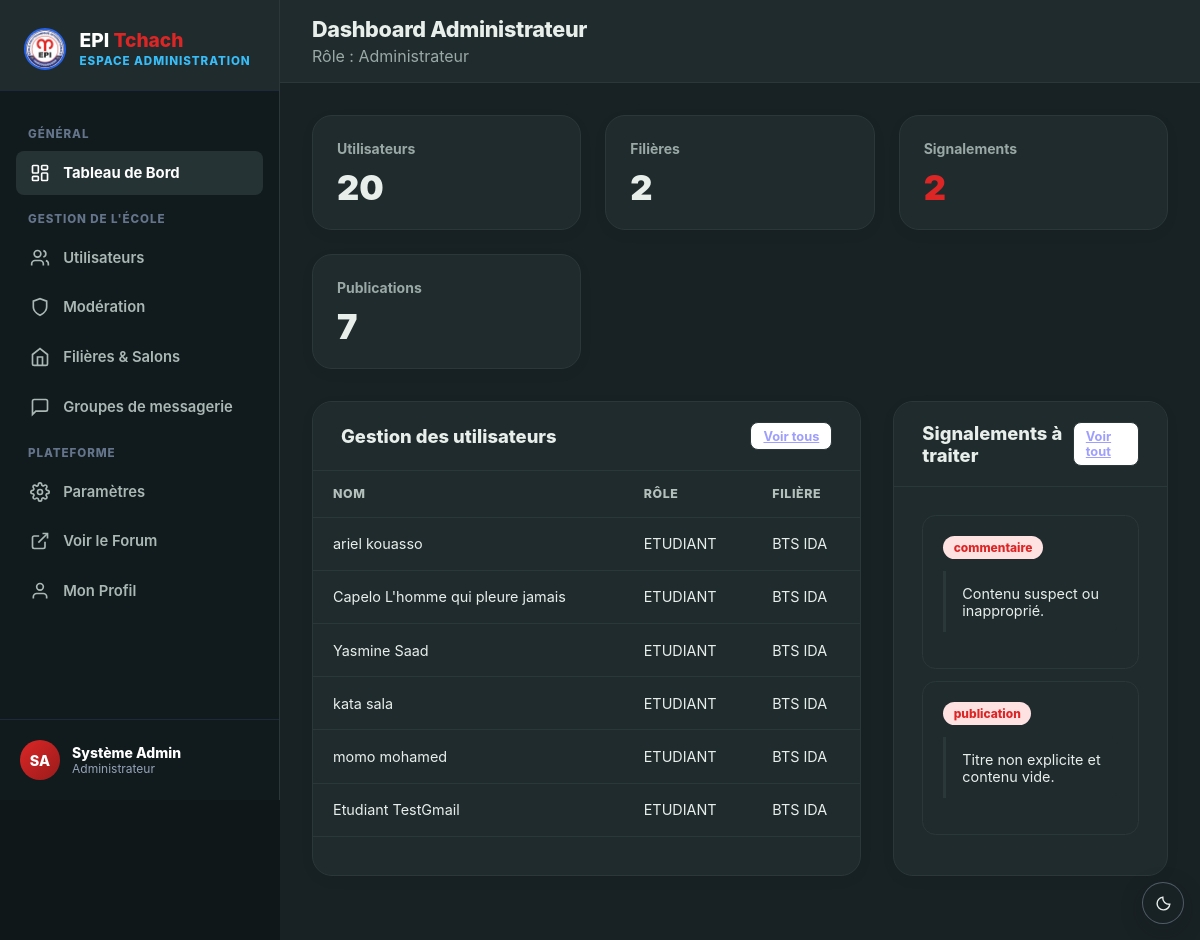
/dashboard (signed in), run on the app's committed database.
### tables this page shows
CREATE TABLE `utilisateurs` (
  `id` int unsigned NOT NULL AUTO_INCREMENT,
  `nom` varchar(100) NOT NULL,
  `prenom` varchar(100) NOT NULL,
  `email` varchar(150) NOT NULL,
  `mot_de_passe` varchar(255) NOT NULL,
  `avatar_url` varchar(255) DEFAULT NULL,
  `biographie` text,
  `filiere` varchar(150) DEFAULT NULL,
  `modules_enseignes` text,
  `role` enum('etudiant','professeur','administrateur') NOT NULL DEFAULT 'etudiant',
  `est_actif` tinyint(1) NOT NULL DEFAULT '1',
  `date_inscription` datetime NOT NULL DEFAULT CURRENT_TIMESTAMP,
  `derniere_connexion` datetime DEFAULT NULL,
  `derniere_activite` datetime DEFAULT NULL,
  `filiere_id` int unsigned DEFAULT NULL,
  PRIMARY KEY (`id`),
  UNIQUE KEY `email` (`email`),
  KEY `fk_utilisateurs_filiere` (`filiere_id`),
  KEY `idx_utilisateurs_derniere_activite` (`est_actif`,`derniere_activite`),
  CONSTRAINT `fk_utilisateurs_filiere` FOREIGN KEY (`filiere_id`) REFERENCES `filieres` (`id`) ON DELETE SET NULL
);

CREATE TABLE `signalements` (
  `id` int unsigned NOT NULL AUTO_INCREMENT,
  `auteur_id` int unsigned NOT NULL,
  `type_cible` enum('publication','commentaire') NOT NULL,
  `cible_id` int unsigned NOT NULL,
  `motif` text NOT NULL,
  `statut` enum('en_attente','traite','rejete') NOT NULL DEFAULT 'en_attente',
  `traite_par` int unsigned DEFAULT NULL,
  `date_signalement` datetime NOT NULL DEFAULT CURRENT_TIMESTAMP,
  `date_traitement` datetime DEFAULT NULL,
  PRIMARY KEY (`id`),
  KEY `auteur_id` (`auteur_id`),
  KEY `idx_signalements_statut` (`statut`),
  KEY `fk_signalements_traite_par` (`traite_par`),
  CONSTRAINT `fk_signalements_traite_par` FOREIGN KEY (`traite_par`) REFERENCES `utilisateurs` (`id`) ON DELETE SET NULL,
  CONSTRAINT `signalements_ibfk_1` FOREIGN KEY (`auteur_id`) REFERENCES `utilisateurs` (`id`) ON DELETE CASCADE,
  CONSTRAINT `signalements_ibfk_2` FOREIGN KEY (`traite_par`) REFERENCES `utilisateurs` (`id`) ON DELETE SET NULL
);

### app/Routing/Router.php (called while the page is built, shortened)
<?php
final class Router
{
    public function dispatch(string $path, string $method = 'GET'): void
    {
        $route = trim((string)(parse_url($path, PHP_URL_PATH) ?? ''), '/');
        $definition = $this->routes[$route] ?? null;
        $action = (string)$definition['method'];
        $handler = new $controller();
        $handler->{$action}();
    }
}

### index.php (called while the page is built, shortened)
<?php
require_once __DIR__ . '/app/Bootstrap.php';
$fullRoute = getRequestedRoute();
$routes = require ROOT_PATH . '/routes/web.php';
(new Router($routes))->dispatch(
    $fullRoute,
    (string)($_SERVER['REQUEST_METHOD'] ?? 'GET')
);
exit;

### app/Bootstrap.php (called while the page is built, shortened)
<?php
require_once ROOT_PATH . '/app/Routing/Router.php';
$scriptName = str_replace('\\', '/', $_SERVER['SCRIPT_NAME'] ?? '');
$scriptDir = rtrim(dirname($scriptName), '/\\');
$isPublicEntry = substr($scriptDir, -7) === '/public';
if ($isPublicEntry) {
    $projectBase = substr($scriptDir, 0, -7);
    $baseUrl = $scriptDir;
    $assetBase = $projectBase . '/public/assets';
} else {
    $projectBase = ($scriptDir === '' || $scriptDir === '.' || $scriptDir === '/') ? '' : $scriptDir;
    $baseUrl = $projectBase;
    $assetBase = ($projectBase !== '' ? $projectBase : '') . '/public/assets';
}
$base = $baseUrl;

### app/Models/Identity/User.php (called while the page is built, shortened)
<?php
class User {
    public function __construct(?PDO $pdo = null) {
        if ($pdo !== null) {
            $this->pdo = $pdo;
        } else {
            global $pdo;
            $this->pdo = $pdo;
        }
    }
}

### app/Models/Identity/Admin.php (called while the page is built, shortened)
<?php
if (defined('ROOT_PATH')) {
    require_once ROOT_PATH . '/app/Models/Identity/User.php';
} else {
    require_once __DIR__ . '/User.php';
    require_once __DIR__ . '/../Publications/Attachment.php';
    require_once __DIR__ . '/Avatar.php';
}
class Admin extends User {
    public function countUsersByRole(): array {
        $stmt = $this->pdo->query("
            SELECT role, COUNT(*) as total
            FROM utilisateurs
            GROUP BY role
        ");
        $counts = [
            'etudiant'       => 0,
            'delegue'        => 0,
            'professeur'     => 0,
            'administrateur' => 0,
            'total'          => 0
        ];
        if ($stmt) {
            while ($row = $stmt->fetch()) {
                $counts[$row['role']] = (int) $row['total'];
                $counts['total'] += (int) $row['total'];
            }
        }
        $delegueCountStmt = $this->pdo->query("
            SELECT COUNT(DISTINCT utilisateur_id) FROM appartenance_zones
            WHERE role_dans_zone IN ('delegue_de_classe', 'delegue_general')
        ");
        $delegueCount = $delegueCountStmt ? (int)$delegueCountStmt->fetchColumn() : 0;
        $counts['delegue'] = $delegueCount;
        $counts['etudiant'] = max(0, ($counts['etudiant'] ?? 0) - $delegueCount);
        return $counts;
    }
    public function getDashboardKPIs(): array {
        $userCounts = $this->countUsersByRole();
        $pubStmt = $this->pdo->query("SELECT COUNT(*) FROM publications");
        $pubCount = $pubStmt ? (int)$pubStmt->fetchColumn() : 0;
        $sigStmt = $this->pdo->query("SELECT COUNT(*) FROM signalements WHERE statut = 'en_attente'");
        $sigCount = $sigStmt ? (int)$sigStmt->fetchColumn() : 0;
        $zoneStmt = $this->pdo->query("SELECT COUNT(*) FROM zones WHERE type_zone = 'filiere'");
        $zoneCount = $zoneStmt ? (int)$zoneStmt->fetchColumn() : 0;
        $totalUsers = $userCounts['total'] ?? 0;
        return [
            'etudiants_count'    => $userCounts['etudiant'] ?? 0,
            'professeurs_count'  => $userCounts['professeur'] ?? 0,
            'publications_count' => $pubCount,
            'signalements_count' => $sigCount,
            'zones_count'        => $zoneCount,
            'total_users'        => $totalUsers
        ];
    }
    public function getRecentUsers(int $limit = 5): array {
        $stmt = $this->pdo->prepare("
            SELECT id, nom, prenom, email, role, filiere, modules_enseignes, date_inscription
            FROM utilisateurs
            ORDER BY date_inscription DESC, id DESC
            LIMIT :limit
        ");
        $stmt->bindValue(':limit', $limit, PDO::PARAM_INT);
        $stmt->execute();
        return $stmt->fetchAll();
    }
    public function getReports(?string $statut = null, ?array $zoneIds = null, ?int $limit = null): array {
        $params = [];
        $sql = "
            SELECT
                s.id, s.type_cible, s.cible_id, s.motif, s.statut, s.date_signalement,
                u.nom as auteur_nom, u.prenom as auteur_prenom, u.email as auteur_email, u.role as auteur_role,
                target_zone.id AS zone_id, target_zone.nom AS zone_name,
                CASE
                    WHEN s.type_cible = 'publication' THEN target_publication.titre
                    ELSE 'Commentaire'
                END as cible_titre,
                CASE
                    WHEN s.type_cible = 'publication' THEN target_publication.contenu
                    WHEN s.type_cible = 'commentaire' THEN target_comment.contenu
                    ELSE ''
                END as cible_contenu
            FROM signalements s
            JOIN utilisateurs u ON s.auteur_id = u.id
            LEFT JOIN publications target_publication
              ON s.type_cible = 'publication' AND target_publication.id = s.cible_id
            LEFT JOIN commentaires target_comment
              ON s.type_cible = 'commentaire' AND target_comment.id = s.cible_id
            LEFT JOIN publications comment_publication
              ON comment_publication.id = target_comment.publication_id
            LEFT JOIN categories target_category
              ON target_category.id = COALESCE(target_publication.categorie_id, comment_publication.categorie_id)
            LEFT JOIN zones target_zone ON target_zone.id = target_category.zone_id
        ";
        $conditions = [];
        if ($statut !== null) {
            $conditions[] = 's.statut = :statut';
            $params['statut'] = $statut;
        }
        if ($conditions) {
            $sql .= ' WHERE ' . implode(' AND ', $conditions);
        }
        $sql .= " ORDER BY s.date_signalement DESC";
        if ($limit !== null) {
            $limit = max(1, min($limit, 200));
            $sql .= " LIMIT $limit";
        }
        $stmt = $this->pdo->prepare($sql);
        $stmt->execute($params);
        return $stmt->fetchAll(PDO::FETCH_ASSOC);
    }
}

### resources/views/desktop/dashboard/admin.php (the view, shortened to what this page needs)
<?php
$base = $base ?? (isset($baseUrl) ? $baseUrl : '');
$asset = $asset ?? (isset($assetBase) ? $assetBase : '/public/assets');
$users = $users ?? [];
$recentReports = $recentReports ?? [];
$topUsers = array_slice($users, 0, 6);
$topReports = array_slice($recentReports, 0, 4);
?>
<!DOCTYPE html>
<html lang="fr">
<head>
  <link rel="stylesheet" href="<?= htmlspecialchars($asset) ?>/css/desktop/admin.css" />
  <?php include ROOT_PATH . '/resources/views/partials/theme-head.php'; ?>
</head>
<body data-base-url="<?= htmlspecialchars($base, ENT_QUOTES, 'UTF-8') ?>">
  <?php include ROOT_PATH . '/resources/views/partials/theme-toggle.php'; ?>
  <div class="admin-wrapper">
    <?php include ROOT_PATH . '/resources/views/desktop/partials/admin-sidebar.php'; ?>
    <main class="admin-main-area">
      <header class="admin-topbar">
        <div>
          <h1 class="page-title"><?= htmlspecialchars($title ?? 'Dashboard') ?></h1>
          <p style="margin:0.25rem 0 0; color:var(--admin-muted);">Rôle : <?= htmlspecialchars($roleLabel ?? 'Administrateur') ?></p>
        </div>
      </header>
      <div class="admin-content">
        <div class="kpi-grid">
          <div class="kpi-card">
            <div class="kpi-header"><span class="kpi-title">Utilisateurs</span></div>
            <div class="kpi-value"><?= number_format($kpis['total_users'] ?? 0, 0, ',', ' ') ?></div>
          </div>
          <div class="kpi-card">
            <div class="kpi-header"><span class="kpi-title">Filières</span></div>
            <div class="kpi-value"><?= number_format($kpis['zones_count'] ?? 0, 0, ',', ' ') ?></div>
          </div>
          <div class="kpi-card">
            <div class="kpi-header"><span class="kpi-title">Signalements</span></div>
            <div class="kpi-value" style="color:var(--admin-accent);"><?= number_format($kpis['signalements_count'] ?? 0, 0, ',', ' ') ?></div>
          </div>
          <div class="kpi-card">
            <div class="kpi-header"><span class="kpi-title">Publications</span></div>
            <div class="kpi-value"><?= number_format($kpis['publications_count'] ?? 0, 0, ',', ' ') ?></div>
          </div>
        </div>
        <div class="admin-section-grid">
          <div class="admin-card">
            <div class="card-header-flex">
              <h2 class="card-title">Gestion des utilisateurs</h2>
              <a href="<?= $base ?>/admin/users" class="btn-table-action">Voir tous</a>
            </div>
            <div class="table-responsive">
              <table class="admin-table">
                <thead>
                  <tr>
                    <th>Nom</th>
                    <th>Rôle</th>
                    <th>Filière</th>
                  </tr>
                </thead>
                <tbody>
                  <?php if (empty($topUsers)): ?>
                  <tr>
                    <td colspan="3" style="text-align:center; color:var(--admin-muted);">Aucun utilisateur disponible pour le moment.</td>
                  </tr>
                <?php else: ?>
                  <?php foreach ($topUsers as $user): ?>
                    <tr>
                      <td><?= htmlspecialchars(trim((string)($user['prenom'] ?? '') . ' ' . (string)($user['nom'] ?? ''))) ?: 'Utilisateur' ?></td>
                      <td><?= htmlspecialchars(strtoupper((string)($user['role'] ?? 'etudiant'))) ?></td>
                      <td><?= htmlspecialchars((string)($user['filiere'] ?? 'Non renseignée')) ?></td>
                    </tr>
                  <?php endforeach; ?>
                <?php endif; ?>
                </tbody>
              </table>
            </div>
          </div>
          <div class="admin-card">
            <div class="card-header-flex">
              <h2 class="card-title">Signalements à traiter</h2>
              <a href="<?= $base ?>/admin/moderation" class="btn-table-action">Voir tout</a>
            </div>
            <div class="card-body">
              <?php if (empty($recentReports)): ?>
                <p style="margin:0; color:var(--admin-muted);">Aucun signalement en attente.</p>
              <?php else: ?>
                <?php foreach ($topReports as $report): ?>
                  <?php
                    $reportLabel = (string)($report['raison'] ?? $report['type_cible'] ?? 'Signalement');
                    $reportText = (string)($report['motif'] ?? $report['cible_contenu'] ?? 'Aucun motif détaillé');
                  ?>
                  <div class="report-card" style="margin-bottom:0.75rem;">
                    <div class="report-header">
                      <span class="report-reason-badge"><?= htmlspecialchars($reportLabel) ?></span>
                    </div>
                    <div class="report-content-preview">
                      <?= htmlspecialchars(mb_strimwidth($reportText, 0, 120, '...')) ?>
                    </div>
                  </div>
                <?php endforeach; ?>
              <?php endif; ?>
            </div>
          </div>
        </div>
      </div>
    </main>
  </div>
</body>
</html>

### data on the page
utilisateurs: prenom+nom "ariel kouasso", role "ETUDIANT", filiere "BTS IDA"
utilisateurs: prenom+nom "Capelo L'homme qui pleure jamais", role "ETUDIANT", filiere "BTS IDA"
utilisateurs: prenom+nom "Yasmine Saad", role "ETUDIANT", filiere "BTS IDA"
utilisateurs: prenom+nom "kata sala", role "ETUDIANT", filiere "BTS IDA"
utilisateurs: prenom+nom "momo mohamed", role "ETUDIANT", filiere "BTS IDA"
utilisateurs: prenom+nom "Etudiant TestGmail", role "ETUDIANT", filiere "BTS IDA"
signalements: type_cible "commentaire", motif "Contenu suspect ou inapproprié."
signalements: type_cible "publication", motif "Titre non explicite et contenu vide."

### other printed values
$adminAvatar "SA"
$adminName "Système Admin"
$adminRole "Administrateur"
$title "Dashboard Administrateur"
$roleLabel "Administrateur"
$kpis['total_users'] "20"
$kpis['zones_count'] "2"
$kpis['signalements_count'] "2"
$kpis['publications_count'] "7"
